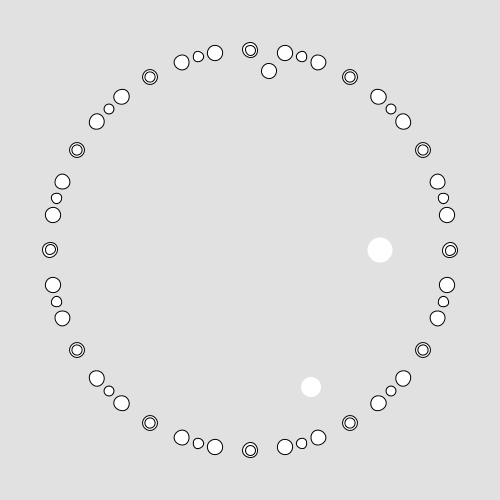
Frame 1 (no input)
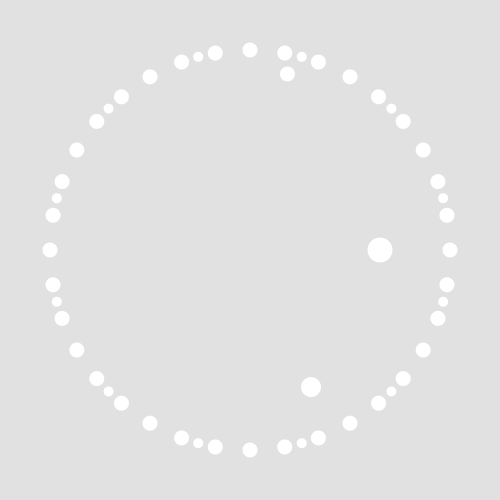
Frame 60 (the mouse pressed at the canvas centre just before this capture)
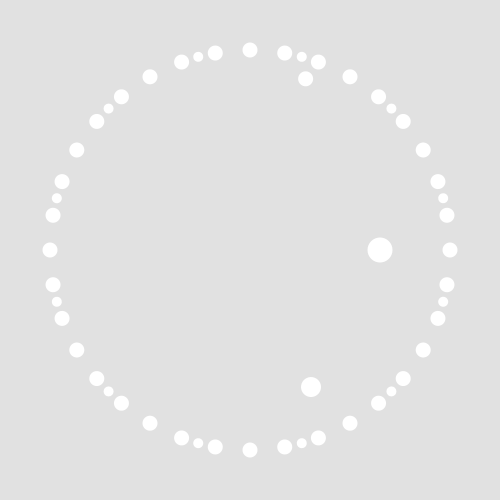
Frame 120 (the mouse held since frame 60 and released just before this capture)

The Processing sketch that drew these frames (run headless with seeded random() and noise(); from frame 60 on, the mouse is pressed at the canvas centre):

// Processing sketch: processing_120003
// ── processing_120003.pde

void setup ()
{
size (500,500);
}
void draw()
{
  background(225);
  
  translate(width/2, height/2);
  for (int i=0; i<360; i+=10) { // 360 Grad in 20° Schritten
    pushMatrix();
    rotate(radians(i)); // Um i rotieren
    translate(0, 200); // Um Radius verschieben
    ellipse(0, 0, 15, 15);
    popMatrix();
   }
   
   for (int i=0; i<360; i+=15) { // 360 Grad in 20° Schritten
    pushMatrix();
    rotate(radians(i)); // Um i rotieren
    translate(0, 200); // Um Radius verschieben
    ellipse(0, 0, 10, 10);
    popMatrix();
   }
    float sec = map(second(), 0, 60, 0, 360);
  println(sec);

  pushMatrix();
  rotate(radians(sec)); // Um i rotieren
  translate(0, -180); // Um Radius verschieben
  ellipse(0, 0, 15, 15);
  noStroke();
  popMatrix();



  float min = map(minute(), 0, 60, 0, 360);
  println(min);

  pushMatrix();
  rotate(radians(min)); // Um i rotieren
  translate(0, -150); // Um Radius verschieben
  ellipse(0, 0, 20, 20);
  noStroke();
  popMatrix();

float std = map(hour(), 0, 12, 0, 360);
  println(std);

  pushMatrix();
  rotate(radians(std)); // Um i rotieren
  translate(0, -130); // Um Radius verschieben
  ellipse(0, 0, 25, 25);
  noStroke();
  popMatrix();
  
}
